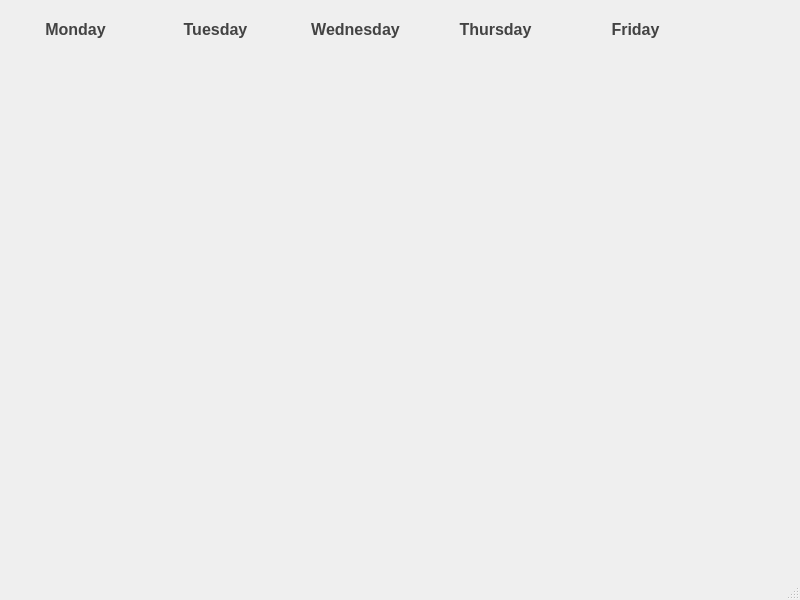
<?xml version="1.0" encoding="UTF-8"?>
<ui version="4.0">
 <class>MainWindow</class>
 <widget class="QMainWindow" name="MainWindow">
  <property name="geometry">
   <rect>
    <x>0</x>
    <y>0</y>
    <width>800</width>
    <height>600</height>
   </rect>
  </property>
  <property name="windowTitle">
   <string>MainWindow</string>
  </property>
  <property name="autoFillBackground">
   <bool>false</bool>
  </property>
  <widget class="QWidget" name="centralwidget">
   <widget class="QWidget" name="verticalLayoutWidget">
    <property name="geometry">
     <rect>
      <x>10</x>
      <y>0</y>
      <width>691</width>
      <height>20</height>
     </rect>
    </property>
    <layout class="QVBoxLayout" name="verticalLayout">
     <item>
      <layout class="QVBoxLayout" name="verticalLayout_4"/>
     </item>
    </layout>
   </widget>
   <widget class="QWidget" name="verticalLayoutWidget_2">
    <property name="geometry">
     <rect>
      <x>10</x>
      <y>20</y>
      <width>131</width>
      <height>341</height>
     </rect>
    </property>
    <layout class="QVBoxLayout" name="verticalLayout_2">
     <item alignment="Qt::AlignTop">
      <widget class="QLabel" name="labelCol1">
       <property name="toolTip">
        <string>&lt;html&gt;&lt;head/&gt;&lt;body&gt;&lt;p align=&quot;center&quot;&gt;&lt;span style=&quot; font-size:12pt; font-weight:600; color:#3b3b3b;&quot;&gt;Monday&lt;/span&gt;&lt;/p&gt;&lt;/body&gt;&lt;/html&gt;</string>
       </property>
       <property name="styleSheet">
        <string notr="true">font: 8pt &quot;Consolas&quot;;</string>
       </property>
       <property name="text">
        <string>&lt;html&gt;&lt;head/&gt;&lt;body&gt;&lt;p align=&quot;center&quot;&gt;&lt;span style=&quot; font-size:12pt; font-weight:600; color:#434343;&quot;&gt;Monday&lt;/span&gt;&lt;/p&gt;&lt;/body&gt;&lt;/html&gt;</string>
       </property>
      </widget>
     </item>
    </layout>
   </widget>
   <widget class="QWidget" name="verticalLayoutWidget_3">
    <property name="geometry">
     <rect>
      <x>150</x>
      <y>20</y>
      <width>131</width>
      <height>341</height>
     </rect>
    </property>
    <layout class="QVBoxLayout" name="verticalLayout_3">
     <item alignment="Qt::AlignTop">
      <widget class="QLabel" name="labelCol1_5">
       <property name="toolTip">
        <string>&lt;html&gt;&lt;head/&gt;&lt;body&gt;&lt;p align=&quot;center&quot;&gt;&lt;span style=&quot; font-size:12pt; font-weight:600; color:#3b3b3b;&quot;&gt;Monday&lt;/span&gt;&lt;/p&gt;&lt;/body&gt;&lt;/html&gt;</string>
       </property>
       <property name="styleSheet">
        <string notr="true">font: 8pt &quot;Consolas&quot;;</string>
       </property>
       <property name="text">
        <string>&lt;html&gt;&lt;head/&gt;&lt;body&gt;&lt;p align=&quot;center&quot;&gt;&lt;span style=&quot; font-size:12pt; font-weight:600; color:#434343;&quot;&gt;Tuesday&lt;/span&gt;&lt;/p&gt;&lt;/body&gt;&lt;/html&gt;</string>
       </property>
      </widget>
     </item>
    </layout>
   </widget>
   <widget class="QWidget" name="verticalLayoutWidget_5">
    <property name="geometry">
     <rect>
      <x>290</x>
      <y>20</y>
      <width>131</width>
      <height>341</height>
     </rect>
    </property>
    <layout class="QVBoxLayout" name="verticalLayout_5">
     <item alignment="Qt::AlignTop">
      <widget class="QLabel" name="labelCol1_6">
       <property name="toolTip">
        <string>&lt;html&gt;&lt;head/&gt;&lt;body&gt;&lt;p align=&quot;center&quot;&gt;&lt;span style=&quot; font-size:12pt; font-weight:600; color:#3b3b3b;&quot;&gt;Monday&lt;/span&gt;&lt;/p&gt;&lt;/body&gt;&lt;/html&gt;</string>
       </property>
       <property name="styleSheet">
        <string notr="true">font: 8pt &quot;Consolas&quot;;</string>
       </property>
       <property name="text">
        <string>&lt;html&gt;&lt;head/&gt;&lt;body&gt;&lt;p align=&quot;center&quot;&gt;&lt;span style=&quot; font-size:12pt; font-weight:600; color:#434343;&quot;&gt;Wednesday&lt;/span&gt;&lt;/p&gt;&lt;/body&gt;&lt;/html&gt;</string>
       </property>
      </widget>
     </item>
    </layout>
   </widget>
   <widget class="QWidget" name="verticalLayoutWidget_6">
    <property name="geometry">
     <rect>
      <x>430</x>
      <y>20</y>
      <width>131</width>
      <height>341</height>
     </rect>
    </property>
    <layout class="QVBoxLayout" name="verticalLayout_6">
     <item alignment="Qt::AlignTop">
      <widget class="QLabel" name="labelCol1_7">
       <property name="toolTip">
        <string>&lt;html&gt;&lt;head/&gt;&lt;body&gt;&lt;p align=&quot;center&quot;&gt;&lt;span style=&quot; font-size:12pt; font-weight:600; color:#3b3b3b;&quot;&gt;Monday&lt;/span&gt;&lt;/p&gt;&lt;/body&gt;&lt;/html&gt;</string>
       </property>
       <property name="styleSheet">
        <string notr="true">font: 8pt &quot;Consolas&quot;;</string>
       </property>
       <property name="text">
        <string>&lt;html&gt;&lt;head/&gt;&lt;body&gt;&lt;p align=&quot;center&quot;&gt;&lt;span style=&quot; font-size:12pt; font-weight:600; color:#434343;&quot;&gt;Thursday&lt;/span&gt;&lt;/p&gt;&lt;/body&gt;&lt;/html&gt;</string>
       </property>
      </widget>
     </item>
    </layout>
   </widget>
   <widget class="QWidget" name="verticalLayoutWidget_7">
    <property name="geometry">
     <rect>
      <x>570</x>
      <y>20</y>
      <width>131</width>
      <height>341</height>
     </rect>
    </property>
    <layout class="QVBoxLayout" name="verticalLayout_7">
     <item alignment="Qt::AlignTop">
      <widget class="QLabel" name="labelCol1_8">
       <property name="toolTip">
        <string>&lt;html&gt;&lt;head/&gt;&lt;body&gt;&lt;p align=&quot;center&quot;&gt;&lt;span style=&quot; font-size:12pt; font-weight:600; color:#3b3b3b;&quot;&gt;Monday&lt;/span&gt;&lt;/p&gt;&lt;/body&gt;&lt;/html&gt;</string>
       </property>
       <property name="styleSheet">
        <string notr="true">font: 8pt &quot;Consolas&quot;;</string>
       </property>
       <property name="text">
        <string>&lt;html&gt;&lt;head/&gt;&lt;body&gt;&lt;p align=&quot;center&quot;&gt;&lt;span style=&quot; font-size:12pt; font-weight:600; color:#434343;&quot;&gt;Friday&lt;/span&gt;&lt;/p&gt;&lt;/body&gt;&lt;/html&gt;</string>
       </property>
      </widget>
     </item>
    </layout>
   </widget>
  </widget>
  <widget class="QStatusBar" name="statusbar"/>
 </widget>
 <resources/>
 <connections/>
</ui>
